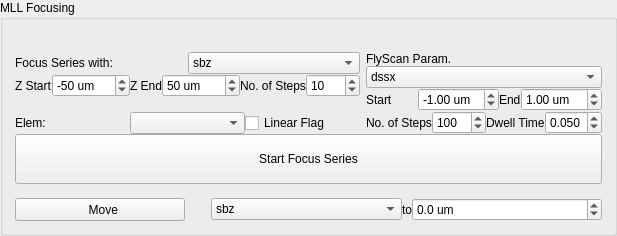
             <widget class="QGroupBox" name="groupBox_40">
              <property name="enabled">
               <bool>true</bool>
              </property>
              <property name="sizePolicy">
               <sizepolicy hsizetype="Preferred" vsizetype="Fixed">
                <horstretch>0</horstretch>
                <verstretch>0</verstretch>
               </sizepolicy>
              </property>
              <property name="title">
               <string>MLL Focusing </string>
              </property>
              <layout class="QGridLayout" name="gridLayout_17">
               <item row="0" column="0">
                <widget class="QLabel" name="label_137">
                 <property name="sizePolicy">
                  <sizepolicy hsizetype="Preferred" vsizetype="Fixed">
                   <horstretch>0</horstretch>
                   <verstretch>0</verstretch>
                  </sizepolicy>
                 </property>
                 <property name="text">
                  <string/>
                 </property>
                </widget>
               </item>
               <item row="1" column="0">
                <layout class="QGridLayout" name="gridLayout_131">
                 <item row="2" column="0">
                  <layout class="QGridLayout" name="gridLayout_48">
                   <item row="0" column="0">
                    <widget class="QWidget" name="widget_9" native="true">
                     <layout class="QGridLayout" name="gridLayout_15">
                      <property name="leftMargin">
                       <number>1</number>
                      </property>
                      <property name="topMargin">
                       <number>1</number>
                      </property>
                      <property name="rightMargin">
                       <number>1</number>
                      </property>
                      <property name="bottomMargin">
                       <number>1</number>
                      </property>
                      <property name="verticalSpacing">
                       <number>0</number>
                      </property>
                      <item row="4" column="0" colspan="2">
                       <layout class="QHBoxLayout" name="horizontalLayout_88">
                        <item>
                         <widget class="QLabel" name="label_121">
                          <property name="text">
                           <string>Elem:</string>
                          </property>
                         </widget>
                        </item>
                        <item>
                         <widget class="QComboBox" name="cb_mll_focus_elem"/>
                        </item>
                        <item>
                         <widget class="QCheckBox" name="cb_linearflag_mll_focus">
                          <property name="text">
                           <string>Linear Flag</string>
                          </property>
                         </widget>
                        </item>
                       </layout>
                      </item>
                      <item row="7" column="1" colspan="2">
                       <layout class="QHBoxLayout" name="horizontalLayout_82">
                        <property name="leftMargin">
                         <number>20</number>
                        </property>
                        <item>
                         <widget class="QComboBox" name="cb_mll_z_motor_move">
                          <item>
                           <property name="text">
                            <string>sbz</string>
                           </property>
                          </item>
                          <item>
                           <property name="text">
                            <string>hz</string>
                           </property>
                          </item>
                          <item>
                           <property name="text">
                            <string>vz</string>
                           </property>
                          </item>
                         </widget>
                        </item>
                        <item>
                         <widget class="QLabel" name="label_4">
                          <property name="sizePolicy">
                           <sizepolicy hsizetype="Fixed" vsizetype="Preferred">
                            <horstretch>0</horstretch>
                            <verstretch>0</verstretch>
                           </sizepolicy>
                          </property>
                          <property name="text">
                           <string>to</string>
                          </property>
                         </widget>
                        </item>
                        <item>
                         <widget class="QDoubleSpinBox" name="dsb_mll_z_target_pos">
                          <property name="suffix">
                           <string> um</string>
                          </property>
                          <property name="decimals">
                           <number>1</number>
                          </property>
                          <property name="minimum">
                           <double>-200.000000000000000</double>
                          </property>
                          <property name="maximum">
                           <double>7000.000000000000000</double>
                          </property>
                          <property name="singleStep">
                           <double>5.000000000000000</double>
                          </property>
                          <property name="value">
                           <double>0.000000000000000</double>
                          </property>
                         </widget>
                        </item>
                       </layout>
                      </item>
                      <item row="0" column="2" rowspan="5">
                       <layout class="QVBoxLayout" name="verticalLayout_45">
                        <property name="spacing">
                         <number>0</number>
                        </property>
                        <item>
                         <widget class="QLabel" name="label_83">
                          <property name="text">
                           <string>FlyScan Param.</string>
                          </property>
                         </widget>
                        </item>
                        <item>
                         <widget class="QComboBox" name="cb_mll_foucs_mtr">
                          <property name="currentText">
                           <string>dssx</string>
                          </property>
                          <item>
                           <property name="text">
                            <string>dssx</string>
                           </property>
                          </item>
                          <item>
                           <property name="text">
                            <string>dssy</string>
                           </property>
                          </item>
                          <item>
                           <property name="text">
                            <string>dssz</string>
                           </property>
                          </item>
                         </widget>
                        </item>
                        <item>
                         <layout class="QHBoxLayout" name="horizontalLayout_75">
                          <item>
                           <widget class="QLabel" name="label_111">
                            <property name="text">
                             <string>Start</string>
                            </property>
                           </widget>
                          </item>
                          <item>
                           <widget class="QDoubleSpinBox" name="dsb_mll_foucs_mtr_start">
                            <property name="sizePolicy">
                             <sizepolicy hsizetype="Preferred" vsizetype="Fixed">
                              <horstretch>0</horstretch>
                              <verstretch>0</verstretch>
                             </sizepolicy>
                            </property>
                            <property name="suffix">
                             <string> um</string>
                            </property>
                            <property name="minimum">
                             <double>-15.000000000000000</double>
                            </property>
                            <property name="maximum">
                             <double>15.000000000000000</double>
                            </property>
                            <property name="value">
                             <double>-1.000000000000000</double>
                            </property>
                           </widget>
                          </item>
                          <item>
                           <layout class="QHBoxLayout" name="horizontalLayout_83">
                            <item>
                             <widget class="QLabel" name="label_113">
                              <property name="text">
                               <string>End</string>
                              </property>
                             </widget>
                            </item>
                            <item>
                             <widget class="QDoubleSpinBox" name="dsb_mll_foucs_mtr_end">
                              <property name="sizePolicy">
                               <sizepolicy hsizetype="Preferred" vsizetype="Fixed">
                                <horstretch>0</horstretch>
                                <verstretch>0</verstretch>
                               </sizepolicy>
                              </property>
                              <property name="suffix">
                               <string> um</string>
                              </property>
                              <property name="minimum">
                               <double>-15.000000000000000</double>
                              </property>
                              <property name="maximum">
                               <double>15.000000000000000</double>
                              </property>
                              <property name="value">
                               <double>1.000000000000000</double>
                              </property>
                             </widget>
                            </item>
                           </layout>
                          </item>
                         </layout>
                        </item>
                        <item>
                         <layout class="QHBoxLayout" name="horizontalLayout_84">
                          <item>
                           <widget class="QLabel" name="label_114">
                            <property name="text">
                             <string>No. of Steps</string>
                            </property>
                           </widget>
                          </item>
                          <item>
                           <widget class="QSpinBox" name="dsb_mll_foucs_mtr_steps">
                            <property name="sizePolicy">
                             <sizepolicy hsizetype="Preferred" vsizetype="Fixed">
                              <horstretch>0</horstretch>
                              <verstretch>0</verstretch>
                             </sizepolicy>
                            </property>
                            <property name="suffix">
                             <string/>
                            </property>
                            <property name="minimum">
                             <number>10</number>
                            </property>
                            <property name="maximum">
                             <number>1000</number>
                            </property>
                            <property name="singleStep">
                             <number>50</number>
                            </property>
                            <property name="value">
                             <number>100</number>
                            </property>
                           </widget>
                          </item>
                          <item>
                           <layout class="QHBoxLayout" name="horizontalLayout_12">
                            <item>
                             <widget class="QLabel" name="label_120">
                              <property name="text">
                               <string>Dwell Time</string>
                              </property>
                             </widget>
                            </item>
                            <item>
                             <widget class="QDoubleSpinBox" name="dsb_mll_foucs_mtr_exp_time">
                              <property name="sizePolicy">
                               <sizepolicy hsizetype="Preferred" vsizetype="Fixed">
                                <horstretch>0</horstretch>
                                <verstretch>0</verstretch>
                               </sizepolicy>
                              </property>
                              <property name="decimals">
                               <number>3</number>
                              </property>
                              <property name="minimum">
                               <double>0.005000000000000</double>
                              </property>
                              <property name="maximum">
                               <double>0.500000000000000</double>
                              </property>
                              <property name="singleStep">
                               <double>0.010000000000000</double>
                              </property>
                              <property name="value">
                               <double>0.050000000000000</double>
                              </property>
                             </widget>
                            </item>
                           </layout>
                          </item>
                         </layout>
                        </item>
                       </layout>
                      </item>
                      <item row="0" column="0" colspan="2">
                       <layout class="QGridLayout" name="gridLayout_12">
                        <item row="0" column="0">
                         <widget class="QLabel" name="label_84">
                          <property name="text">
                           <string>Focus Series with:</string>
                          </property>
                         </widget>
                        </item>
                        <item row="0" column="1">
                         <widget class="QComboBox" name="cb_mll_z_motor">
                          <item>
                           <property name="text">
                            <string>sbz</string>
                           </property>
                          </item>
                          <item>
                           <property name="text">
                            <string>hz</string>
                           </property>
                          </item>
                          <item>
                           <property name="text">
                            <string>vz</string>
                           </property>
                          </item>
                         </widget>
                        </item>
                       </layout>
                      </item>
                      <item row="5" column="0" colspan="3">
                       <widget class="QPushButton" name="pb_mll_z_focus_start">
                        <property name="sizePolicy">
                         <sizepolicy hsizetype="Preferred" vsizetype="Fixed">
                          <horstretch>0</horstretch>
                          <verstretch>0</verstretch>
                         </sizepolicy>
                        </property>
                        <property name="text">
                         <string>
Start Focus Series
</string>
                        </property>
                       </widget>
                      </item>
                      <item row="1" column="0" colspan="2">
                       <layout class="QHBoxLayout" name="horizontalLayout_85">
                        <item>
                         <widget class="QLabel" name="label_115">
                          <property name="toolTip">
                           <string>relative start pos</string>
                          </property>
                          <property name="text">
                           <string>Z Start</string>
                          </property>
                         </widget>
                        </item>
                        <item>
                         <widget class="QSpinBox" name="sb_mll_z_start">
                          <property name="sizePolicy">
                           <sizepolicy hsizetype="Preferred" vsizetype="Fixed">
                            <horstretch>0</horstretch>
                            <verstretch>0</verstretch>
                           </sizepolicy>
                          </property>
                          <property name="suffix">
                           <string> um</string>
                          </property>
                          <property name="minimum">
                           <number>-1000</number>
                          </property>
                          <property name="maximum">
                           <number>1000</number>
                          </property>
                          <property name="singleStep">
                           <number>10</number>
                          </property>
                          <property name="value">
                           <number>-50</number>
                          </property>
                         </widget>
                        </item>
                        <item>
                         <layout class="QHBoxLayout" name="horizontalLayout_86">
                          <item>
                           <widget class="QLabel" name="label_116">
                            <property name="toolTip">
                             <string>relative end pos</string>
                            </property>
                            <property name="text">
                             <string>Z End</string>
                            </property>
                           </widget>
                          </item>
                          <item>
                           <widget class="QSpinBox" name="sb_mll_z_end">
                            <property name="sizePolicy">
                             <sizepolicy hsizetype="Preferred" vsizetype="Fixed">
                              <horstretch>0</horstretch>
                              <verstretch>0</verstretch>
                             </sizepolicy>
                            </property>
                            <property name="suffix">
                             <string> um</string>
                            </property>
                            <property name="minimum">
                             <number>-1000</number>
                            </property>
                            <property name="maximum">
                             <number>1000</number>
                            </property>
                            <property name="singleStep">
                             <number>10</number>
                            </property>
                            <property name="value">
                             <number>50</number>
                            </property>
                           </widget>
                          </item>
                          <item>
                           <layout class="QHBoxLayout" name="horizontalLayout_87">
                            <item>
                             <widget class="QLabel" name="label_117">
                              <property name="text">
                               <string>No. of Steps</string>
                              </property>
                             </widget>
                            </item>
                            <item>
                             <widget class="QSpinBox" name="sb_mll_z_steps">
                              <property name="sizePolicy">
                               <sizepolicy hsizetype="Preferred" vsizetype="Fixed">
                                <horstretch>0</horstretch>
                                <verstretch>0</verstretch>
                               </sizepolicy>
                              </property>
                              <property name="suffix">
                               <string/>
                              </property>
                              <property name="minimum">
                               <number>1</number>
                              </property>
                              <property name="maximum">
                               <number>1000</number>
                              </property>
                              <property name="singleStep">
                               <number>5</number>
                              </property>
                              <property name="value">
                               <number>10</number>
                              </property>
                             </widget>
                            </item>
                           </layout>
                          </item>
                         </layout>
                        </item>
                       </layout>
                      </item>
                      <item row="7" column="0">
                       <widget class="QPushButton" name="pb_mll_z_focus_move">
                        <property name="sizePolicy">
                         <sizepolicy hsizetype="Minimum" vsizetype="Preferred">
                          <horstretch>0</horstretch>
                          <verstretch>0</verstretch>
                         </sizepolicy>
                        </property>
                        <property name="text">
                         <string>      Move    </string>
                        </property>
                       </widget>
                      </item>
                      <item row="6" column="0">
                       <widget class="QLabel" name="label_61">
                        <property name="text">
                         <string/>
                        </property>
                       </widget>
                      </item>
                     </layout>
                    </widget>
                   </item>
                  </layout>
                 </item>
                </layout>
               </item>
              </layout>
             </widget>
